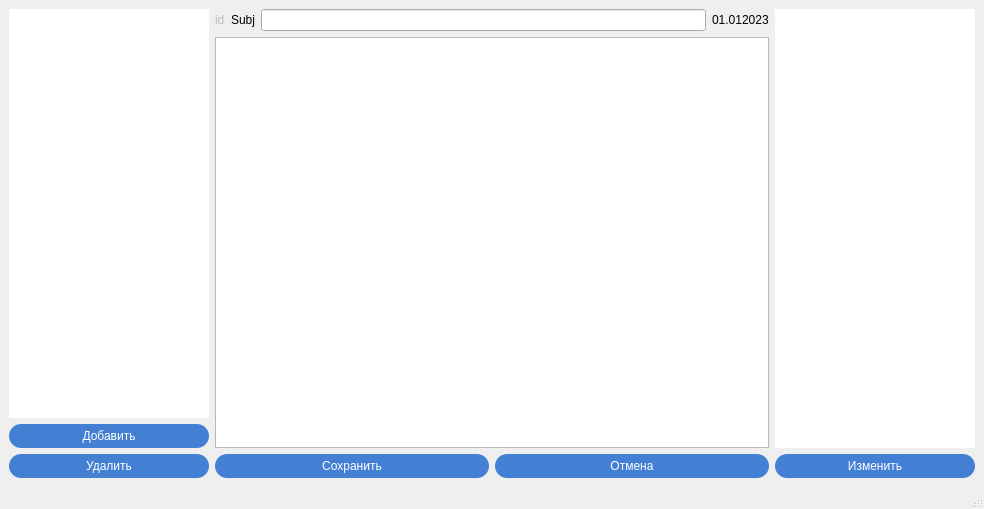
<?xml version="1.0" encoding="UTF-8"?>
<ui version="4.0">
 <class>MainWindow</class>
 <widget class="QMainWindow" name="MainWindow">
  <property name="geometry">
   <rect>
    <x>0</x>
    <y>0</y>
    <width>984</width>
    <height>509</height>
   </rect>
  </property>
  <property name="windowTitle">
   <string>MainWindow</string>
  </property>
  <property name="styleSheet">
   <string notr="true">QPushButton{
border : 0px solid blue;
background-color: #4380D3;
border-radius: 12px;
padding : 5px;
color: #ffffff;
}
QPushButton::pressed{
background-color : #05316D;
}


QListView{border : 0px solid red;font:300 10pt &quot;Ubuntu&quot;;}
QListView::item
{

border : 0px solid blue;
background-color: #4380D3;
color: #FFFFFF;
border-radius: 12px;
padding : 5px;
}


QTableWidget{border: none}
QTableWidget::item{background-color:  #4380D3;  color:#ffffff;}</string>
  </property>
  <widget class="QWidget" name="centralwidget">
   <layout class="QHBoxLayout" name="horizontalLayout_3">
    <item>
     <layout class="QVBoxLayout" name="verticalLayout_2">
      <item>
       <widget class="QTableWidget" name="tableWidget">
        <property name="sizePolicy">
         <sizepolicy hsizetype="Minimum" vsizetype="Expanding">
          <horstretch>0</horstretch>
          <verstretch>0</verstretch>
         </sizepolicy>
        </property>
        <property name="maximumSize">
         <size>
          <width>200</width>
          <height>16777215</height>
         </size>
        </property>
        <property name="styleSheet">
         <string notr="true"/>
        </property>
        <property name="alternatingRowColors">
         <bool>true</bool>
        </property>
        <attribute name="horizontalHeaderStretchLastSection">
         <bool>true</bool>
        </attribute>
        <attribute name="verticalHeaderVisible">
         <bool>false</bool>
        </attribute>
        <attribute name="verticalHeaderStretchLastSection">
         <bool>false</bool>
        </attribute>
       </widget>
      </item>
      <item>
       <widget class="QPushButton" name="btnTaskAdd">
        <property name="sizePolicy">
         <sizepolicy hsizetype="Minimum" vsizetype="Fixed">
          <horstretch>0</horstretch>
          <verstretch>0</verstretch>
         </sizepolicy>
        </property>
        <property name="maximumSize">
         <size>
          <width>200</width>
          <height>16777215</height>
         </size>
        </property>
        <property name="text">
         <string>Добавить</string>
        </property>
       </widget>
      </item>
      <item>
       <widget class="QPushButton" name="btnTaskDel">
        <property name="sizePolicy">
         <sizepolicy hsizetype="Minimum" vsizetype="Fixed">
          <horstretch>0</horstretch>
          <verstretch>0</verstretch>
         </sizepolicy>
        </property>
        <property name="maximumSize">
         <size>
          <width>200</width>
          <height>16777215</height>
         </size>
        </property>
        <property name="text">
         <string>Удалить</string>
        </property>
       </widget>
      </item>
     </layout>
    </item>
    <item>
     <layout class="QVBoxLayout" name="verticalLayout">
      <item>
       <layout class="QHBoxLayout" name="horizontalLayout_2">
        <item>
         <layout class="QHBoxLayout" name="horizontalLayout">
          <item>
           <widget class="QLabel" name="lid">
            <property name="enabled">
             <bool>false</bool>
            </property>
            <property name="text">
             <string>id</string>
            </property>
           </widget>
          </item>
          <item>
           <widget class="QLabel" name="lsubject">
            <property name="text">
             <string>Subj</string>
            </property>
           </widget>
          </item>
          <item>
           <widget class="QLineEdit" name="esubject"/>
          </item>
         </layout>
        </item>
        <item>
         <widget class="QLabel" name="lfromdate">
          <property name="text">
           <string>01.012023</string>
          </property>
         </widget>
        </item>
       </layout>
      </item>
      <item>
       <widget class="QTextEdit" name="econtent"/>
      </item>
      <item>
       <layout class="QHBoxLayout" name="horizontalLayout_4">
        <item>
         <widget class="QPushButton" name="bntOk">
          <property name="text">
           <string>Сохранить</string>
          </property>
         </widget>
        </item>
        <item>
         <widget class="QPushButton" name="btnCancel">
          <property name="styleSheet">
           <string notr="true">QPushButton{
border : 0px solid blue;
background : #4380D3;
border-radius: 12px;
padding : 5px;
}
QPushButton::pressed{
background : #05316D;
}</string>
          </property>
          <property name="text">
           <string>Отмена</string>
          </property>
         </widget>
        </item>
       </layout>
      </item>
     </layout>
    </item>
    <item>
     <layout class="QVBoxLayout" name="verticalLayout_3">
      <item>
       <widget class="QListWidget" name="ltag">
        <property name="sizePolicy">
         <sizepolicy hsizetype="Minimum" vsizetype="Minimum">
          <horstretch>0</horstretch>
          <verstretch>0</verstretch>
         </sizepolicy>
        </property>
        <property name="minimumSize">
         <size>
          <width>200</width>
          <height>0</height>
         </size>
        </property>
        <property name="maximumSize">
         <size>
          <width>100</width>
          <height>16777215</height>
         </size>
        </property>
        <property name="font">
         <font>
          <family>Ubuntu</family>
          <pointsize>10</pointsize>
          <weight>38</weight>
          <italic>false</italic>
          <bold>false</bold>
         </font>
        </property>
        <property name="styleSheet">
         <string notr="true"/>
        </property>
        <property name="spacing">
         <number>3</number>
        </property>
       </widget>
      </item>
      <item>
       <widget class="QPushButton" name="btnTagEdit">
        <property name="minimumSize">
         <size>
          <width>200</width>
          <height>0</height>
         </size>
        </property>
        <property name="text">
         <string>Изменить</string>
        </property>
       </widget>
      </item>
     </layout>
    </item>
   </layout>
  </widget>
  <widget class="QMenuBar" name="menubar">
   <property name="geometry">
    <rect>
     <x>0</x>
     <y>0</y>
     <width>984</width>
     <height>22</height>
    </rect>
   </property>
  </widget>
  <widget class="QStatusBar" name="statusbar"/>
 </widget>
 <resources/>
 <connections/>
</ui>
